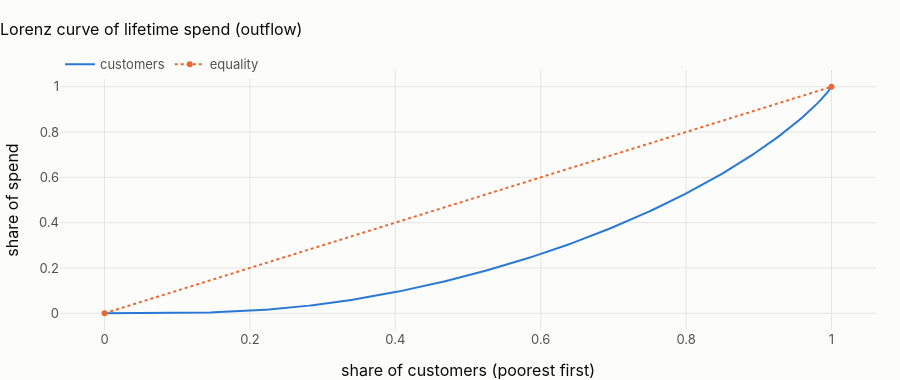

Notebook source saved alongside this figure:
### Markdown cell above
## 1 · How concentrated is value?

### Code cell
snap = star.q("select * from {fct_customer_snapshot} order by customer_id")
v = snap.lifetime_outflow_usd.fillna(0).sort_values().to_numpy()
cum = np.cumsum(v) / v.sum()
gini = 1 - 2 * np.trapezoid(cum, dx=1 / len(v))
top10 = 1 - cum[int(0.9 * len(v)) - 1]
fig = go.Figure()
fig.add_trace(
    go.Scatter(
        x=np.linspace(0, 1, 200), y=np.quantile(cum, np.linspace(0, 1, 200)), name="customers"
    )
)
fig.add_trace(go.Scatter(x=[0, 1], y=[0, 1], name="equality", line=dict(dash="dot")))
fig.update_layout(
    title="Lorenz curve of lifetime spend (outflow)",
    xaxis_title="share of customers (poorest first)",
    yaxis_title="share of spend",
    height=380,
)
fig.show()
display(
    Markdown(
        f"**The top 10 % of customers account for {100 * top10:.1f} % of lifetime spend (Gini {gini:.3f}).** "
        + (
            "Value is only moderately concentrated: no small group of customers carries the business. In real retail "
            "banking the top decile typically holds well over half of the value; a value-tiered service model would "
            "have little to tier on this data."
            if top10 < 0.3
            else "Value is concentrated: retention effort should be tiered by value."
        )
    )
)

### Figure 1 — Plotly figure (JSON) as saved in the notebook; plotly's stock layout.template omitted (floating-point values rounded to 4 significant figures; data arrays with more than 128 entries replaced by an {"elided": "..."} marker saying what was removed)
{"data": [{"name": "customers", "type": "scatter", "x": {"elided": "200 float values"}, "y": {"elided": "200 float values"}}, {"line": {"dash": "dot"}, "name": "equality", "type": "scatter", "x": [0, 1], "y": [0, 1]}], "layout": {"height": 380, "title": {"text": "Lorenz curve of lifetime spend (outflow)"}, "xaxis": {"title": {"text": "share of customers (poorest first)"}}, "yaxis": {"title": {"text": "share of spend"}}}}
